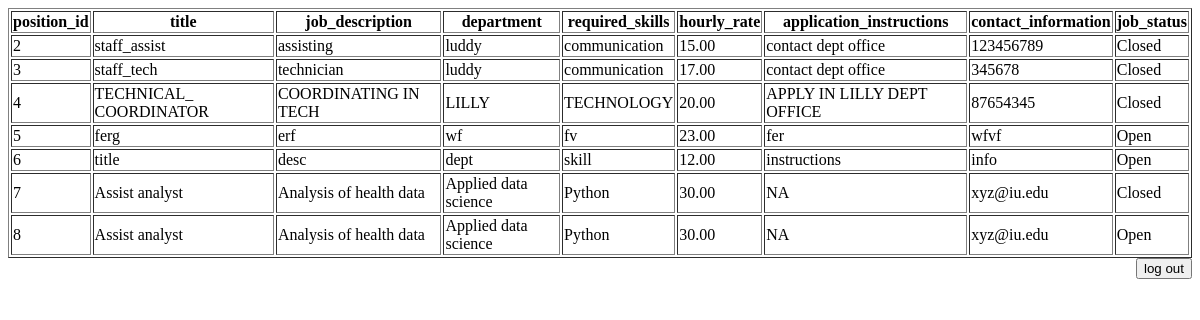
/fac_pos_page.php, run on an earlier commit of the app's database.
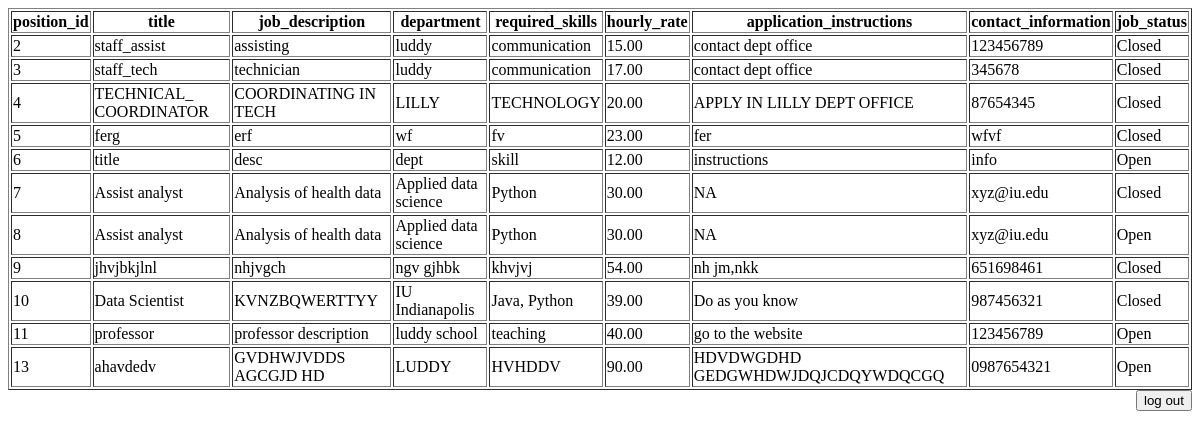
And on a later commit of the database.
### tables this page shows
CREATE TABLE `positions` (
  `position_id` int(11) NOT NULL,
  `title` varchar(255) NOT NULL,
  `job_description` text NOT NULL,
  `department` varchar(255) NOT NULL,
  `required_skills` text NOT NULL,
  `hourly_rate` decimal(10,2) NOT NULL,
  `application_instructions` text NOT NULL,
  `contact_information` varchar(255) NOT NULL,
  `job_status` enum('Open','Closed') DEFAULT 'Open',
  `user_id` int(11) DEFAULT NULL
);

### fac_pos_page.php (the view, shortened to what this page needs)
<?php
include 'db.php';
$html = "<html><table style='width:100%' border='1px solid black'><tr>
    <th>position_id</th>
    <th>title</th>
    <th>job_description</th>
    <th>department</th>
    <th>required_skills</th>
    <th>hourly_rate</th>
    <th>application_instructions</th>
    <th>contact_information</th>
    <th>job_status</th>
  </tr>";
$sql1 = "SELECT * FROM positions";
$result = mysqli_query($conn, $sql1);
if (mysqli_num_rows($result) > 0) {
	    while($row = mysqli_fetch_assoc($result)) {
			$html = $html."<tr><td>".$row['position_id']."</td><td>".$row['title']."</td><td>".$row['job_description']."</td><td>".$row['department']."</td>
            <td>".$row['required_skills']."</td><td>".$row['hourly_rate']."</td><td>".$row['application_instructions']."</td><td>".$row['contact_information']."</td>
            <td>".$row['job_status']."</td></tr>";
	    }
	} else {
	    echo "No results";
	}
	$html=$html."</table></html>";
	echo $html;
?>
<html>
  <body>
    <form align="right" name="form1" method="post" action="login.html">
      <label>
      <input name="submit2" type="submit" id="submit2" value="log out">
      </label>
    </form>
  </body>
</html>

What changed in the data, as far as the page shows it:
changed positions "ferg": job_status "Open" → "Closed"
added positions: position_id "9", title "jhvjbkjlnl", job_description "nhjvgch", department "ngv gjhbk", required_skills "khvjvj", hourly_rate "54.00", application_instructions "nh jm,nkk", contact_information "651698461", job_status "Closed"
added positions: position_id "10", title "Data Scientist", job_description "KVNZBQWERTTYY", department "IU Indianapolis", required_skills "Java, Python", hourly_rate "39.00", application_instructions "Do as you know", contact_information "987456321", job_status "Closed"
added positions: position_id "11", title "professor", job_description "professor description", department "luddy school", required_skills "teaching", hourly_rate "40.00", application_instructions "go to the website", contact_information "123456789", job_status "Open"
added positions: position_id "13", title "ahavdedv", job_description "GVDHWJVDDS AGCGJD HD", department "LUDDY", required_skills "HVHDDV", hourly_rate "90.00", application_instructions "HDVDWGDHD GEDGWHDWJDQJCDQYWDQCGQ", contact_information "0987654321", job_status "Open"
